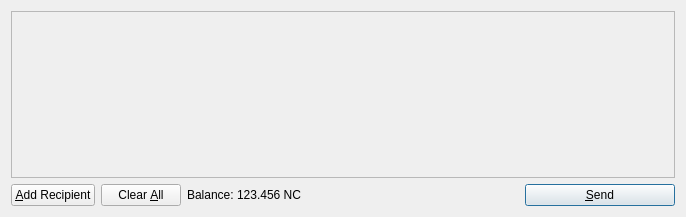
<?xml version="1.0" encoding="UTF-8"?>
<ui version="4.0">
 <class>SendCoinsDialog</class>
 <widget class="QDialog" name="SendCoinsDialog">
  <property name="geometry">
   <rect>
    <x>0</x>
    <y>0</y>
    <width>686</width>
    <height>217</height>
   </rect>
  </property>
  <property name="windowTitle">
   <string>Send Coins</string>
  </property>
  <layout class="QVBoxLayout" name="verticalLayout">
   <item>
    <widget class="QScrollArea" name="scrollArea">
     <property name="widgetResizable">
      <bool>true</bool>
     </property>
     <widget class="QWidget" name="scrollAreaWidgetContents">
      <property name="geometry">
       <rect>
        <x>0</x>
        <y>0</y>
        <width>666</width>
        <height>165</height>
       </rect>
      </property>
      <layout class="QVBoxLayout" name="verticalLayout_2">
       <property name="margin">
        <number>0</number>
       </property>
       <item>
        <layout class="QVBoxLayout" name="entries">
         <property name="spacing">
          <number>6</number>
         </property>
        </layout>
       </item>
       <item>
        <spacer name="verticalSpacer">
         <property name="orientation">
          <enum>Qt::Vertical</enum>
         </property>
         <property name="sizeHint" stdset="0">
          <size>
           <width>20</width>
           <height>40</height>
          </size>
         </property>
        </spacer>
       </item>
      </layout>
     </widget>
    </widget>
   </item>
   <item>
    <layout class="QHBoxLayout" name="horizontalLayout">
     <item>
      <widget class="QPushButton" name="addButton">
       <property name="toolTip">
        <string>Send to multiple recipients at once</string>
       </property>
       <property name="text">
        <string>&amp;Add Recipient</string>
       </property>
       <property name="icon">
        <iconset resource="../bitcoin.qrc">
         <normaloff>:/icons/add</normaloff>:/icons/add</iconset>
       </property>
       <property name="autoDefault">
        <bool>false</bool>
       </property>
      </widget>
     </item>
     <item>
      <widget class="QPushButton" name="clearButton">
       <property name="sizePolicy">
        <sizepolicy hsizetype="Minimum" vsizetype="Fixed">
         <horstretch>0</horstretch>
         <verstretch>0</verstretch>
        </sizepolicy>
       </property>
       <property name="toolTip">
        <string>Remove all transaction fields</string>
       </property>
       <property name="text">
        <string>Clear &amp;All</string>
       </property>
       <property name="icon">
        <iconset resource="../bitcoin.qrc">
         <normaloff>:/icons/remove</normaloff>:/icons/remove</iconset>
       </property>
       <property name="autoRepeatDelay">
        <number>300</number>
       </property>
       <property name="autoDefault">
        <bool>false</bool>
       </property>
      </widget>
     </item>
     <item>
      <layout class="QHBoxLayout" name="horizontalLayout_2">
       <property name="spacing">
        <number>3</number>
       </property>
       <item>
        <widget class="QLabel" name="label">
         <property name="text">
          <string>Balance:</string>
         </property>
        </widget>
       </item>
       <item>
        <widget class="QLabel" name="labelBalance">
         <property name="cursor">
          <cursorShape>IBeamCursor</cursorShape>
         </property>
         <property name="text">
          <string>123.456 NC</string>
         </property>
         <property name="textInteractionFlags">
          <set>Qt::LinksAccessibleByMouse|Qt::TextSelectableByKeyboard|Qt::TextSelectableByMouse</set>
         </property>
        </widget>
       </item>
      </layout>
     </item>
     <item>
      <spacer name="horizontalSpacer">
       <property name="orientation">
        <enum>Qt::Horizontal</enum>
       </property>
       <property name="sizeHint" stdset="0">
        <size>
         <width>40</width>
         <height>20</height>
        </size>
       </property>
      </spacer>
     </item>
     <item>
      <widget class="QPushButton" name="sendButton">
       <property name="minimumSize">
        <size>
         <width>150</width>
         <height>0</height>
        </size>
       </property>
       <property name="toolTip">
        <string>Confirm the send action</string>
       </property>
       <property name="text">
        <string>&amp;Send</string>
       </property>
       <property name="icon">
        <iconset resource="../bitcoin.qrc">
         <normaloff>:/icons/send</normaloff>:/icons/send</iconset>
       </property>
       <property name="default">
        <bool>true</bool>
       </property>
      </widget>
     </item>
    </layout>
   </item>
  </layout>
 </widget>
 <resources>
  <include location="../bitcoin.qrc"/>
 </resources>
 <connections/>
</ui>
